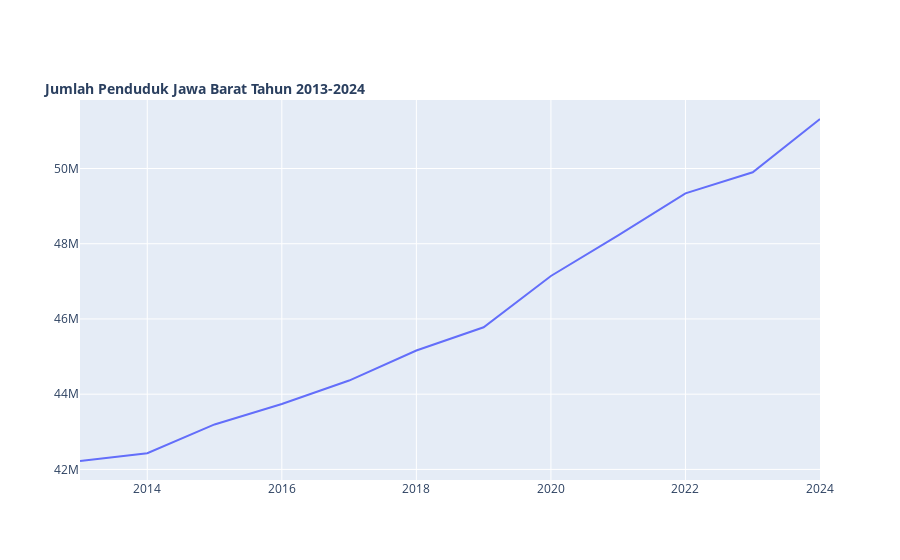

The notebook cell this image was saved under:
### Markdown cell above
Membuat Interactive Chart

### Code cell
fig = go.Figure()

fig.add_trace(go.Scatter(
    x=df_jum_penduduk_pertahun['tahun'].values, # x-axis
    y=df_jum_penduduk_pertahun['total'].values, # y-axis
    mode='lines', # Connect data points with lines
    name='Line' # Name in the legend
))

# Add and change title style
fig.update_layout(
    title='<b>Jumlah Penduduk Jawa Barat Tahun 2013-2024',
    title_font=dict(size=14),
    title_x=0.05,  # Title aligned with grid
    title_y=0.85,  # Title positioned near the top vertically
    
)
#fig.write_html( r'...\Jumlah Penduduk Pertahun.html', include_plotlyjs='cdn',  # load Plotly JS dari CDN, bukan disisipkan penuhfull_html=False  # simpan hanya div plot, bukan seluruh HTML page )
fig.show()

### Figure 1 — Plotly figure (JSON) as saved in the notebook; plotly's stock layout.template omitted (floating-point values rounded to 4 significant figures)
{"data": [{"mode": "lines", "name": "Line", "type": "scatter", "x": [2013, 2014, 2015, 2016, 2017, 2018, 2019, 2020, 2021, 2022, 2023, 2024], "y": [42223484, 42430424, 43195688, 43740159, 44362139, 45161325, 45779597, 47142623, 48220094, 49339670, 49899992, 51316378]}], "layout": {"title": {"font": {"size": 14}, "text": "<b>Jumlah Penduduk Jawa Barat Tahun 2013-2024", "x": 0.05, "y": 0.85}}}
